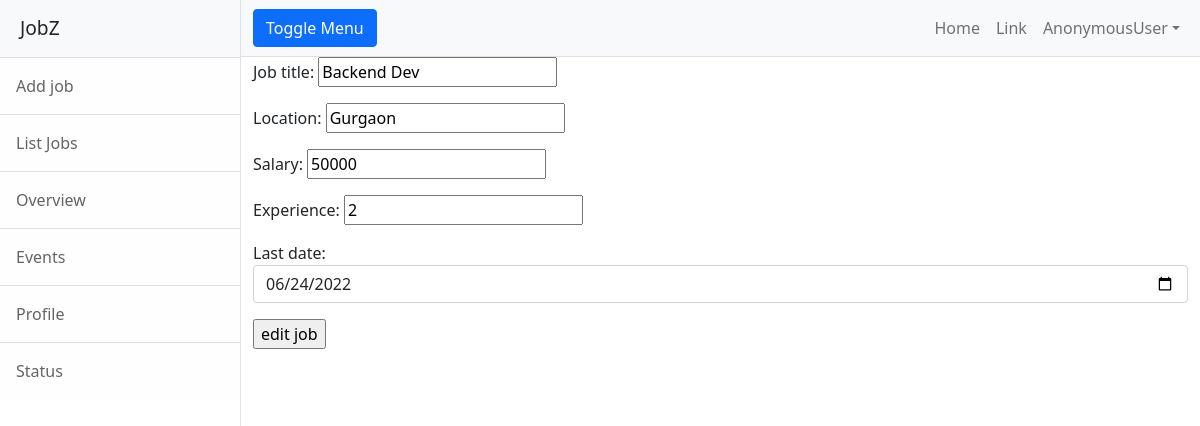
The app's page /employer/jobs/change/1 with its own data.
### employer/models.py (models this page shows, shortened)
class Jobs(models.Model):
    job_title = models.CharField(max_length=100)
    company = models.ForeignKey(User, on_delete=models.CASCADE, related_name="company")
    location = models.CharField(max_length=100)
    salary = models.PositiveIntegerField(null=True)
    experience = models.PositiveIntegerField(default=0)
    created_date = models.DateField(auto_now_add=True)
    last_date = models.DateField(null=True)
    active_status = models.BooleanField(default=True)

### employer/views.py (the view)
# urls.py: path('jobs/change/<int:id>', views.JobEditView.as_view(), name="emp-job-edit"),
class JobEditView(UpdateView, SuccessMessageMixin):
    model = Jobs
    form_class = JobForm
    template_name = "emp-job-edit.html"
    success_url = reverse_lazy("emp-all-jobs")
    success_message = "your update done"
    pk_url_kwarg = "id"

### employer/forms.py
class JobForm(forms.ModelForm):
    class Meta:
        model = Jobs
        exclude = ("company", "created_date", "active_status")
        widgets = {
            "last_date": forms.DateInput(attrs={"class": "form-control", "type": "date"})
        }

### employer/templates/emp-job-edit.html (shortened to what this page needs)
{%extends 'base.html'%}
{%block body_block%}
<div class="row">
    <div class="col4">
        <form action="" method="post">
            {{form.as_p}}
            <input type="submit" value="edit job">
        </form>
    </div>
</div>
{%endblock%}

### records on screen
Jobs: job_title "Backend Dev", location "Gurgaon", salary "50000", experience "2", last_date "06/24/2022"

### other values on screen
{{ request.user }} "AnonymousUser"
